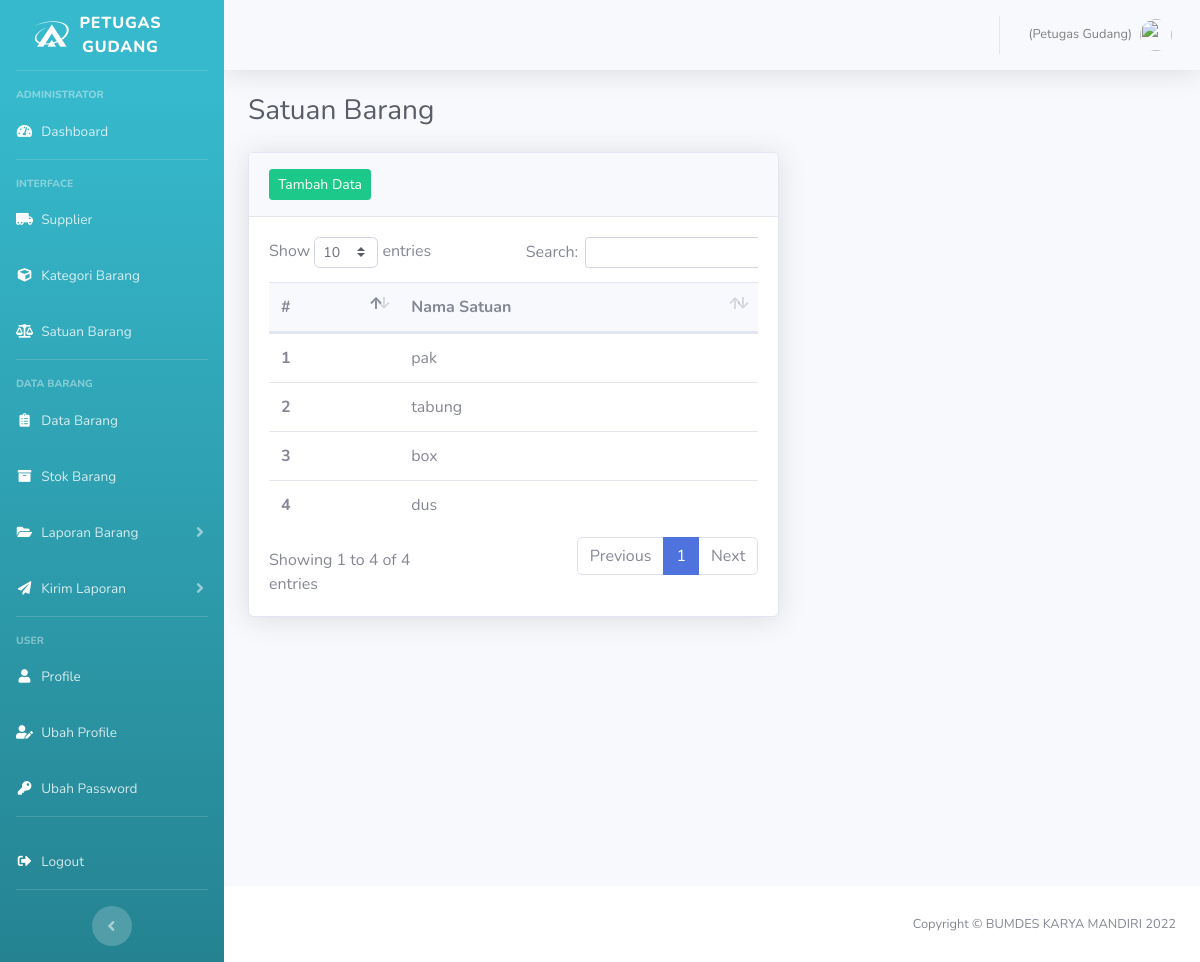
The page /index.php/data_master/satuan on the database its author committed.
### tables this page shows
CREATE TABLE `satuan_barang` (
  `id_satuan` int(11) NOT NULL,
  `nama_satuan` varchar(20) NOT NULL,
  `deleted_at` datetime DEFAULT NULL
);

### application/controllers/Data_master.php (called while the page is built, shortened)
<?php
class Data_master extends CI_Controller
{
    public function __construct()
    {
        $this->load->model('M_Kategori');
        $this->load->library('form_validation');
    }
    public function satuan()
    {
        $data['title'] = 'Satuan Barang';
        $data['user'] = $this->db->get_where('user', ['email' => $this->session->userdata('email')])->row_array();
        $data['rows'] = $this->db->get_where('satuan_barang', ['deleted_at' => NULL])->result();
        $this->load->view('templates/header', $data);
        $this->load->view('templates/sidebar_petugas_gudang', $data);
        $this->load->view('data-master/satuan_barang', $data);
        $this->load->view('templates/footer');
    }
}

### index.php (called while the page is built, shortened)
<?php
require_once BASEPATH.'core/CodeIgniter.php';

### application/views/data-master/satuan_barang.php (the view, shortened to what this page needs)
<div class="container-fluid">
    <h1 class="h3 mb-4 text-gray-800"><?= $title; ?></h1>
    <div class="row">
        <div class="col-md-7">
            <div class="card shadow mb-4">
                <div class="card-header py-3">
                    <a href="" class="btn btn-success btn-sm newSatuanModalButton" data-toggle="modal" data-target="#newSatuanModal">Tambah Data</a>
                </div>
                <div class="card-body">
                    <div class="table-responsive">
                        <table class="table table-hover" id="dataTable" width="100%" cellspacing="0">
                            <thead class="bg-light">
                                <tr>
                                    <th scope="col">#</th>
                                    <th scope="col">Nama Satuan</th>
                                </tr>
                            </thead>
                            <tbody>
                                <?php
                                $count = 0;
                                foreach ($rows as $row) :
                                    $count = $count + 1;
                                ?>
                                    <tr>
                                        <th scope="row"><?= $count ?></th>
                                        <td><?= $row->nama_satuan ?></td>
                                    </tr>
                                <?php endforeach; ?>
                            </tbody>
                        </table>
                    </div>
                </div>
            </div>
        </div>
    </div>
</div>

### rows shown on the page
satuan_barang: nama_satuan "pak"
satuan_barang: nama_satuan "tabung"
satuan_barang: nama_satuan "box"
satuan_barang: nama_satuan "dus"

### other values the page prints
$title "Satuan Barang"
